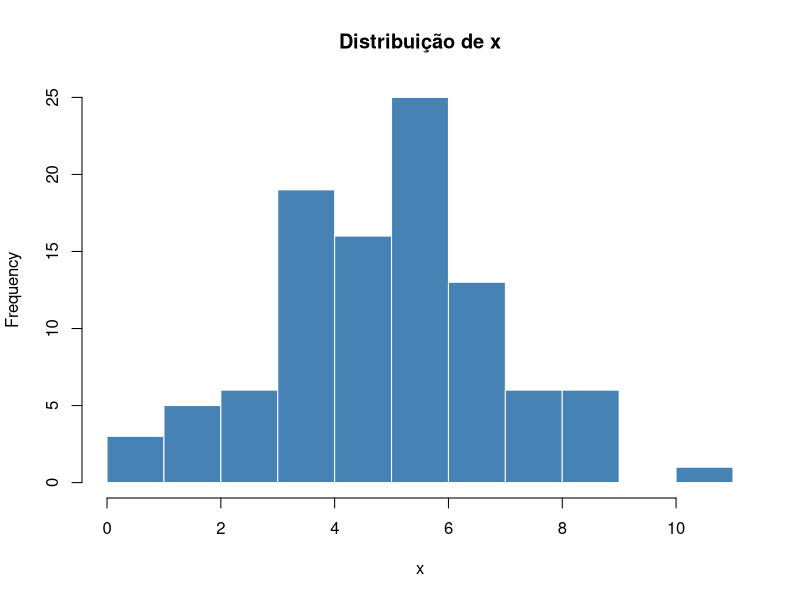

This figure's R source:
## ---- chunk 1
x <- rnorm(100, mean = 5, sd = 2)
summary(x)
## ---- chunk 2
hist(x, main = "Distribuição de x", col = "steelblue", border = "white")
## ---- chunk 3
data.frame(
  media = mean(x),
  desvio_padrao = sd(x),
  minimo = min(x),
  maximo = max(x)
)
